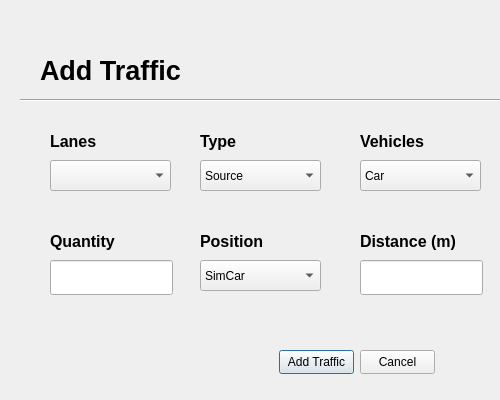
<?xml version="1.0" encoding="UTF-8"?>
<ui version="4.0">
 <class>TrafficDialog</class>
 <widget class="QDialog" name="TrafficDialog">
  <property name="geometry">
   <rect>
    <x>0</x>
    <y>0</y>
    <width>500</width>
    <height>400</height>
   </rect>
  </property>
  <property name="minimumSize">
   <size>
    <width>500</width>
    <height>400</height>
   </size>
  </property>
  <property name="maximumSize">
   <size>
    <width>500</width>
    <height>400</height>
   </size>
  </property>
  <property name="windowTitle">
   <string>Dialog</string>
  </property>
  <widget class="QLabel" name="label">
   <property name="geometry">
    <rect>
     <x>40</x>
     <y>50</y>
     <width>241</width>
     <height>41</height>
    </rect>
   </property>
   <property name="font">
    <font>
     <pointsize>20</pointsize>
     <bold>true</bold>
    </font>
   </property>
   <property name="text">
    <string>Add Traffic</string>
   </property>
  </widget>
  <widget class="Line" name="line">
   <property name="geometry">
    <rect>
     <x>20</x>
     <y>90</y>
     <width>541</width>
     <height>20</height>
    </rect>
   </property>
   <property name="orientation">
    <enum>Qt::Horizontal</enum>
   </property>
  </widget>
  <widget class="QComboBox" name="comboBox">
   <property name="geometry">
    <rect>
     <x>50</x>
     <y>160</y>
     <width>121</width>
     <height>31</height>
    </rect>
   </property>
  </widget>
  <widget class="QLabel" name="label_3">
   <property name="geometry">
    <rect>
     <x>50</x>
     <y>130</y>
     <width>122</width>
     <height>22</height>
    </rect>
   </property>
   <property name="font">
    <font>
     <pointsize>12</pointsize>
     <bold>true</bold>
    </font>
   </property>
   <property name="text">
    <string>Lanes</string>
   </property>
  </widget>
  <widget class="QComboBox" name="comboBox_2">
   <property name="geometry">
    <rect>
     <x>200</x>
     <y>160</y>
     <width>121</width>
     <height>31</height>
    </rect>
   </property>
   <item>
    <property name="text">
     <string>Source</string>
    </property>
   </item>
   <item>
    <property name="text">
     <string>Vehicle</string>
    </property>
   </item>
  </widget>
  <widget class="QLabel" name="label_4">
   <property name="geometry">
    <rect>
     <x>200</x>
     <y>130</y>
     <width>122</width>
     <height>22</height>
    </rect>
   </property>
   <property name="font">
    <font>
     <pointsize>12</pointsize>
     <bold>true</bold>
    </font>
   </property>
   <property name="text">
    <string>Type</string>
   </property>
  </widget>
  <widget class="QLabel" name="label_5">
   <property name="geometry">
    <rect>
     <x>360</x>
     <y>130</y>
     <width>122</width>
     <height>22</height>
    </rect>
   </property>
   <property name="font">
    <font>
     <pointsize>12</pointsize>
     <bold>true</bold>
    </font>
   </property>
   <property name="text">
    <string>Vehicles</string>
   </property>
  </widget>
  <widget class="QComboBox" name="comboBox_3">
   <property name="geometry">
    <rect>
     <x>360</x>
     <y>160</y>
     <width>121</width>
     <height>31</height>
    </rect>
   </property>
   <item>
    <property name="text">
     <string>Car</string>
    </property>
   </item>
   <item>
    <property name="text">
     <string>Truck</string>
    </property>
   </item>
  </widget>
  <widget class="QLabel" name="label_6">
   <property name="geometry">
    <rect>
     <x>360</x>
     <y>230</y>
     <width>141</width>
     <height>22</height>
    </rect>
   </property>
   <property name="font">
    <font>
     <pointsize>12</pointsize>
     <bold>true</bold>
    </font>
   </property>
   <property name="text">
    <string>Distance (m)</string>
   </property>
  </widget>
  <widget class="QLabel" name="label_7">
   <property name="geometry">
    <rect>
     <x>50</x>
     <y>230</y>
     <width>122</width>
     <height>22</height>
    </rect>
   </property>
   <property name="font">
    <font>
     <pointsize>12</pointsize>
     <bold>true</bold>
    </font>
   </property>
   <property name="text">
    <string>Quantity</string>
   </property>
  </widget>
  <widget class="QLabel" name="label_8">
   <property name="geometry">
    <rect>
     <x>200</x>
     <y>230</y>
     <width>122</width>
     <height>22</height>
    </rect>
   </property>
   <property name="font">
    <font>
     <pointsize>12</pointsize>
     <bold>true</bold>
    </font>
   </property>
   <property name="text">
    <string>Position</string>
   </property>
  </widget>
  <widget class="QComboBox" name="comboBox_6">
   <property name="geometry">
    <rect>
     <x>200</x>
     <y>260</y>
     <width>121</width>
     <height>31</height>
    </rect>
   </property>
   <item>
    <property name="text">
     <string>SimCar</string>
    </property>
   </item>
   <item>
    <property name="text">
     <string>Course</string>
    </property>
   </item>
  </widget>
  <widget class="QLineEdit" name="lane_lineEdit_5">
   <property name="geometry">
    <rect>
     <x>50</x>
     <y>260</y>
     <width>123</width>
     <height>35</height>
    </rect>
   </property>
   <property name="minimumSize">
    <size>
     <width>0</width>
     <height>35</height>
    </size>
   </property>
   <property name="maximumSize">
    <size>
     <width>16777215</width>
     <height>35</height>
    </size>
   </property>
  </widget>
  <widget class="QLineEdit" name="lane_lineEdit_6">
   <property name="geometry">
    <rect>
     <x>360</x>
     <y>260</y>
     <width>123</width>
     <height>35</height>
    </rect>
   </property>
   <property name="minimumSize">
    <size>
     <width>0</width>
     <height>35</height>
    </size>
   </property>
   <property name="maximumSize">
    <size>
     <width>16777215</width>
     <height>35</height>
    </size>
   </property>
  </widget>
  <widget class="QPushButton" name="add_traffic">
   <property name="geometry">
    <rect>
     <x>279</x>
     <y>350</y>
     <width>75</width>
     <height>24</height>
    </rect>
   </property>
   <property name="text">
    <string>Add Traffic</string>
   </property>
   <property name="shortcut">
    <string>Return</string>
   </property>
  </widget>
  <widget class="QPushButton" name="cancel_ltraffic">
   <property name="geometry">
    <rect>
     <x>360</x>
     <y>350</y>
     <width>75</width>
     <height>24</height>
    </rect>
   </property>
   <property name="text">
    <string>Cancel</string>
   </property>
   <property name="shortcut">
    <string>Esc</string>
   </property>
  </widget>
 </widget>
 <resources/>
 <connections/>
</ui>
